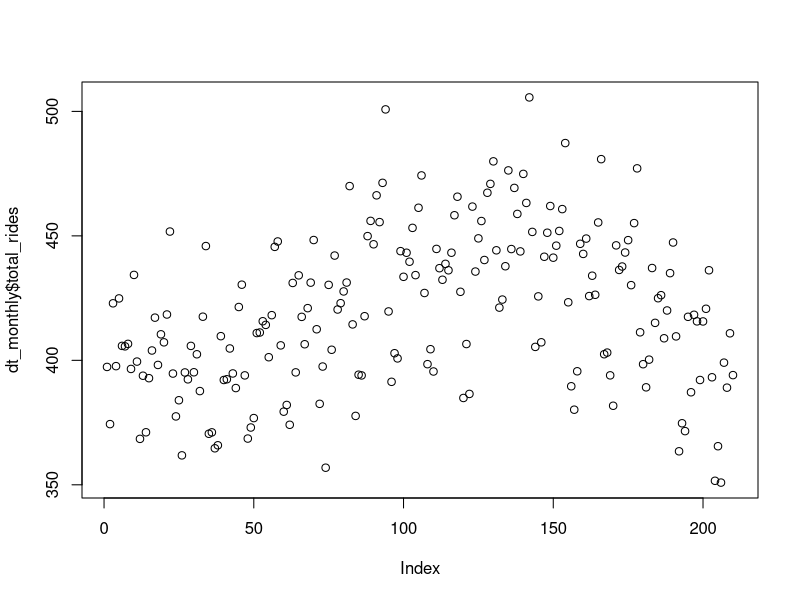
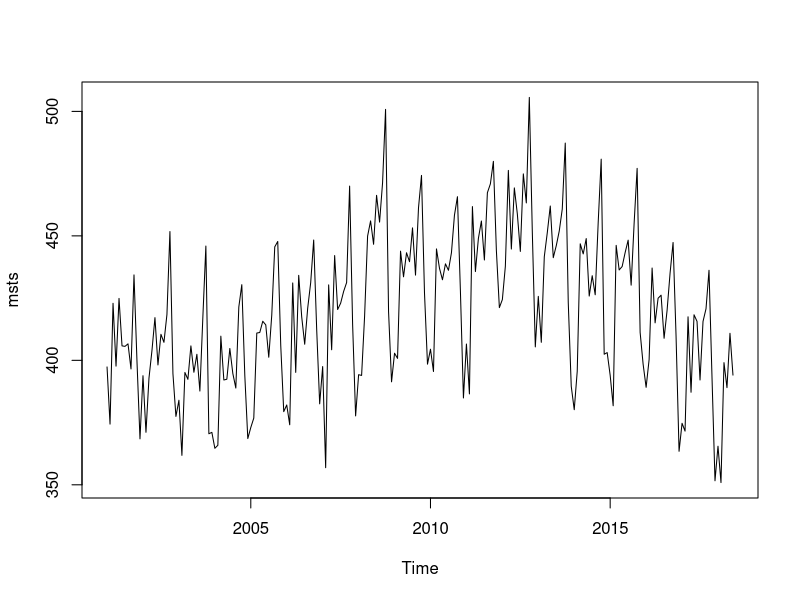
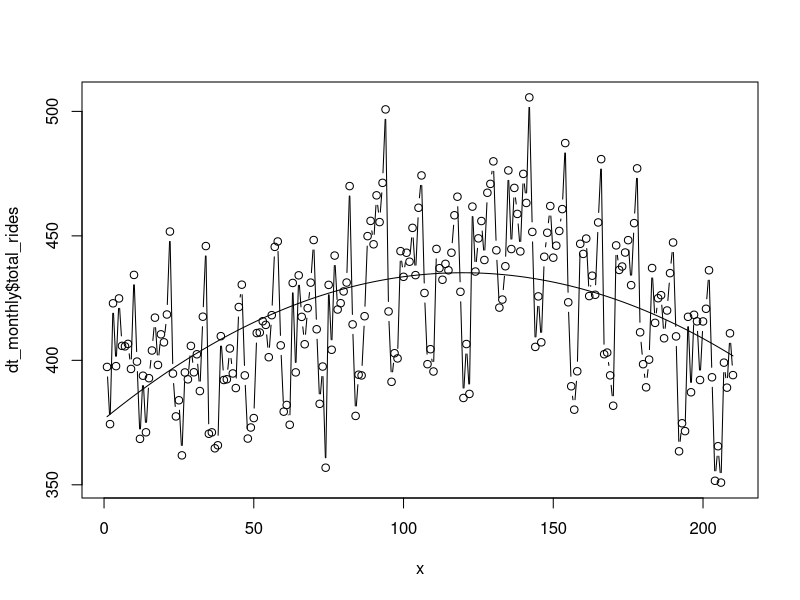
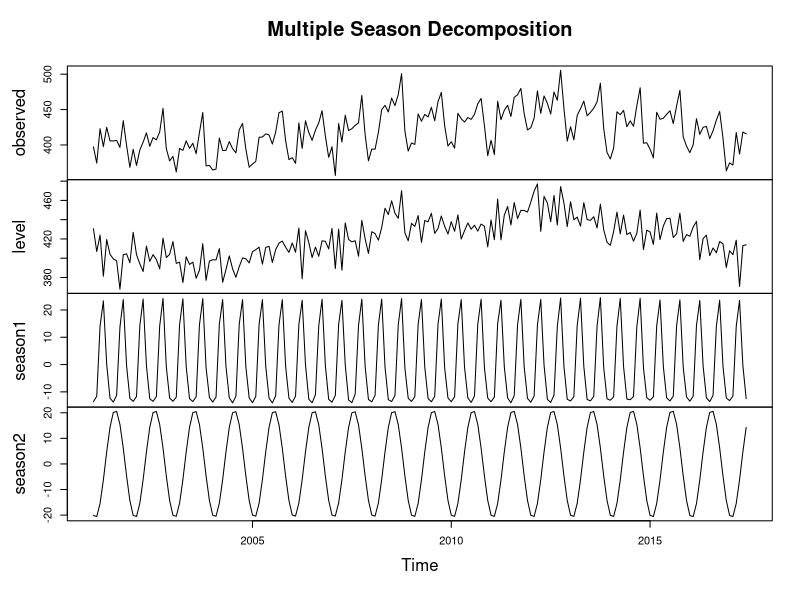
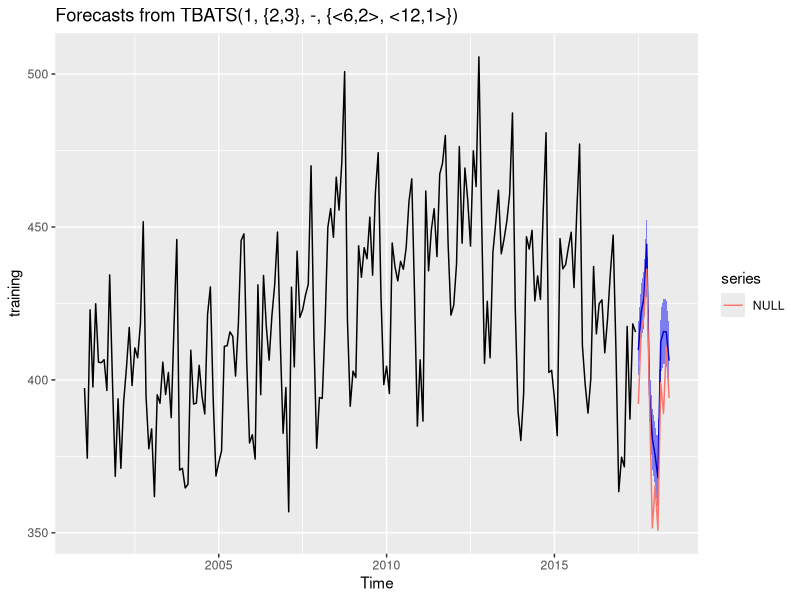
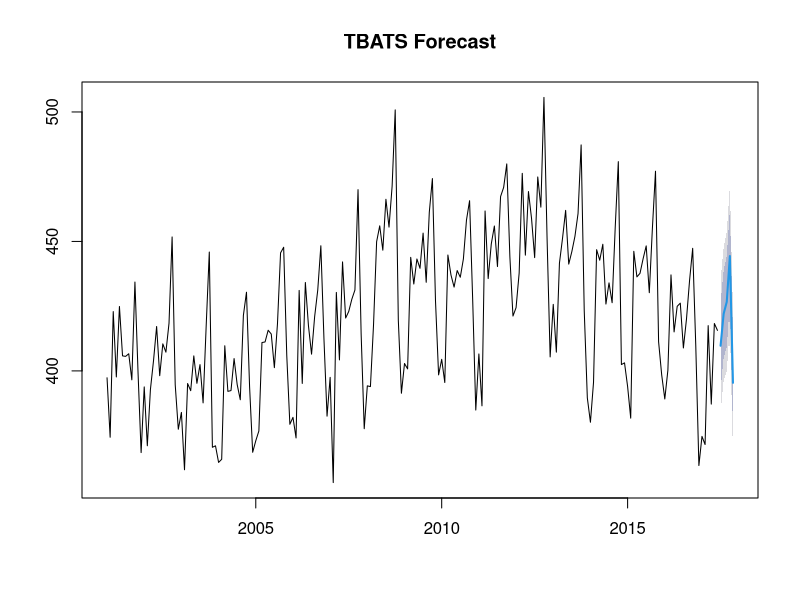

Write R code to recreate these figures, in order.
library(forecast)
library(lubridate)
library(data.table)

dt = fread("Data/CTA_data.csv")
dt_daily = dt[,c("service_date", "total_rides")]
dt_daily = unique(dt_daily)
dt_daily$service_date = as.Date(dt_daily$service_date, format = "%m/%d/%Y")
dt_daily$month = strftime(dt_daily$service_date, "%m")
dt_daily$year = strftime(dt_daily$service_date, "%Y")
dt_monthly = aggregate(total_rides ~ month + year, dt_daily, sum)

# Scale data to 100,000
dt_monthly$total_rides = dt_monthly$total_rides/100000

plot(dt_monthly$total_rides)

aggregate(total_rides ~ service_date, dt_daily, length)

msts = msts(dt_monthly$total_rides, seasonal.periods = c(6,12), start=decimal_date(dt_daily$service_date[1]))
plot(msts)

# Split into train and test datasets
training = subset(msts, end = length(msts)-12)
test = subset(msts, start = length(msts)-11)

x = seq(1, length(dt_monthly$total_rides))
fit_poly = lm(dt_monthly$total_rides ~ poly(x, 1))
A1 = sum(fit_poly$residuals^2)
print(paste0("RSS: ", A1))
for (i in 2:5){
  fit_poly = lm(dt_monthly$total_rides ~ poly(x, i))
  A0 = sum(fit_poly$residuals^2)
  n_r = length(x) - length(fit_poly$coefficients)
  F0 = (A1 - A0)/A0/n_r
  F_dist = 1 - pf(F0, 1, n_r)
  print(paste0("Comparing polynomials with degrees ", i-1, " and ", i))
  print(paste0("RSS: " , A0))
  print(paste0("F0: ", F0))
  print(paste0("Significance: ", F_dist))
  A1=A0
}
fit_poly = lm(dt_monthly$total_rides ~ poly(x, 2))
rss = sum(fit_poly$residuals^2)
plot(x, dt_monthly$total_rides,'b-')
lines(x, fitted(fit_poly))


# Method 1: TBATS
# Run TBATS model
tbats_training = tbats(training)
plot(tbats_training, main='Multiple Season Decomposition')

# Forecast test model
tbats_training %>% 
  forecast(h=12, level=50) %>%
  autoplot() + autolayer(test)

fc_tbats <- forecast(tbats_training,h=5)
plot(fc_tbats, main = "TBATS Forecast")
